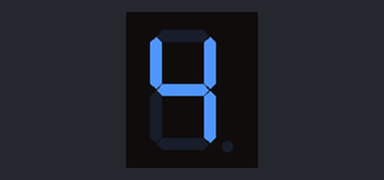
Bench run of a sketch on a simulated Arduino Uno, built with avr-gcc and run on an emulated ATmega328P. On the bench: 1-digit seven-segment display. Wiring (inferred from the names in the program): 1-digit 7-segment display, segments lit when LOW: segments pin 2, pin 3, pin 4, pin 5, pin 6, pin 7, pin 8, pin 9. Random numbers use the default seed unless the sketch sets one; the segment pins are drawn as the display they are named for.

Above: at 0.15 s.
At 2.2 s:
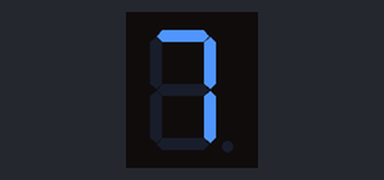
At 8.2 s:
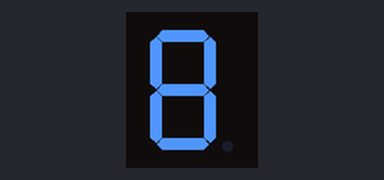
At 16.3 s:
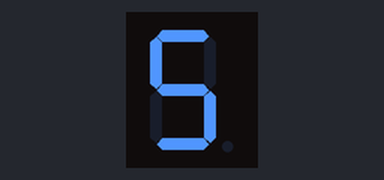
At 28.0 s:
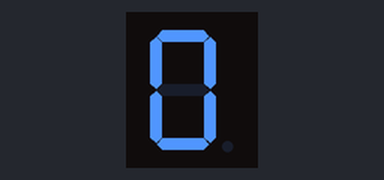
At 37.9 s:
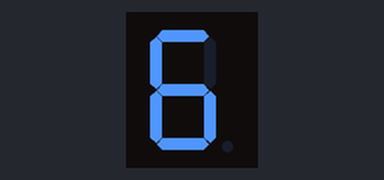

Measured:
- what the display in image 1 shows lasts 0.6 s, from 2.1 s to 2.7 s
- what the display in image 3 shows lasts 0.9 s, from 16.2 s to 17.1 s

The sketch:

kockica.ino
```cpp
/*
anodni - 7 segmentni display
    a
   ---      | | | | |
  |   |     g f + a b
 f|   |b
  | g |
   ---
  |   |
 e|   |c
  |   |		  | | | | |
   ---	.	  e d + c dp
    d	dp

    hgfedcba   dec
0 = 00111111 =  63
1 = 00000110 =   6
2 = 01011011 =  91
3 = 01001111 =  79
4 = 01100110 = 102
5 = 01101101 = 109
6 = 01111101 = 125
7 = 00000111 =   7
8 = 01111111 = 127
9 = 01101111 = 111
*/

int pin[] = {2, 3, 4, 5, 6, 7, 8, 9};
int numbers[] = { 63, 6, 91, 79, 102, 109, 125, 7, 127, 111};
int randValue;

void setup() {
  for (int i = 0; i < 8; i++) {
    pinMode(pin[i], OUTPUT);
    digitalWrite(pin[i], 1);
  }
  randomSeed(analogRead(0));
}

void loop() {
  int b;
  int display;

  // generisi slucajan broj 0-9
  randValue = random(10);

  // pronadji zapis koji se prikazuje
  display = numbers[randValue];

  // upali/ugasi svaki od 8 segmenata
  for (int i = 0; i < 8; i++) {

    // nadji poslednji bit koji treba da se upali/ugasi
    b = display & 1;

    // invertuj bit jer je anodni display
    b = 1 - b;

    // upali/ugasi segment
    digitalWrite(pin[i], b);

    // nadji sledeci bit
    display = display >> 1;
  }
  delay(300);
}
```
